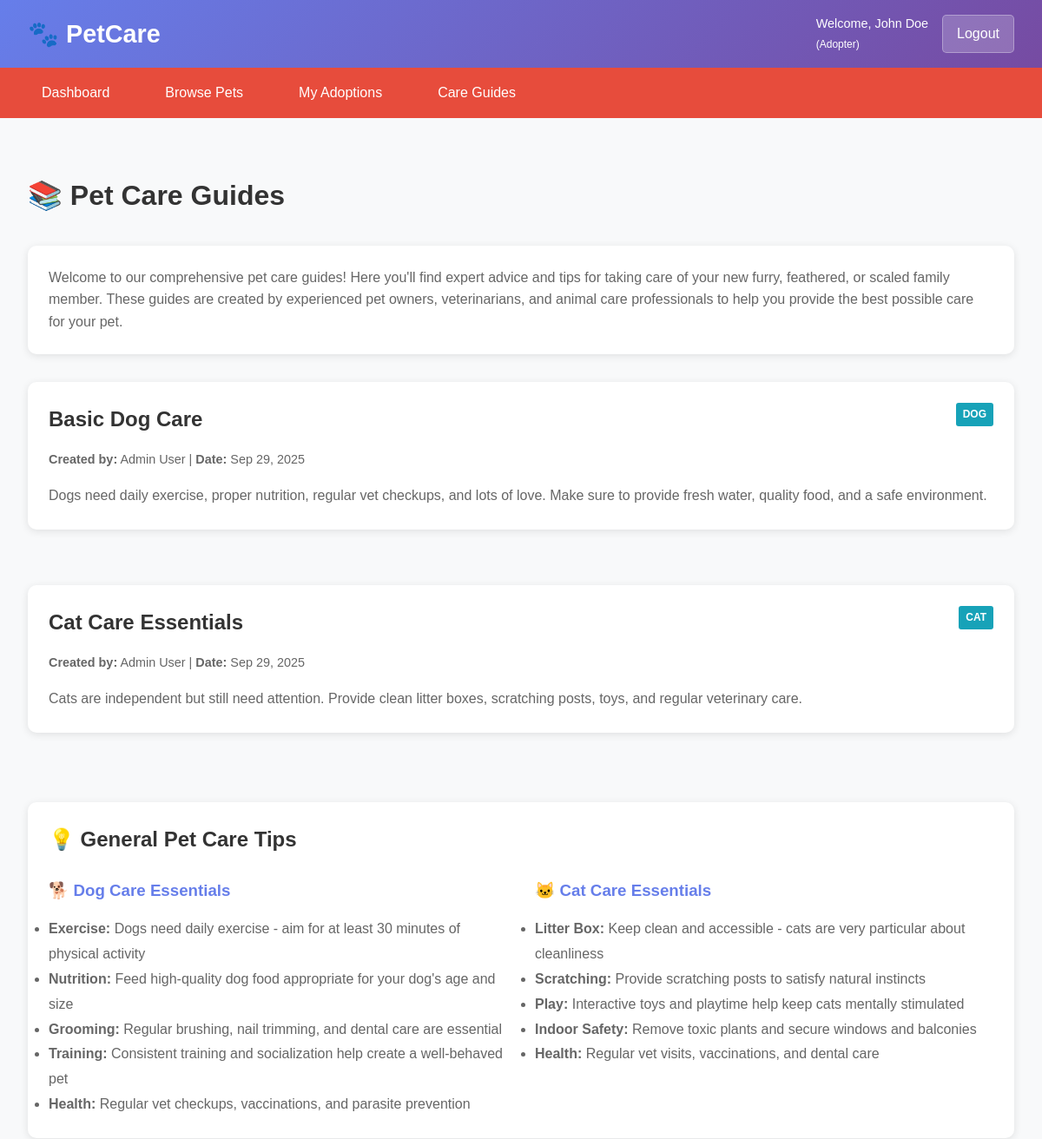
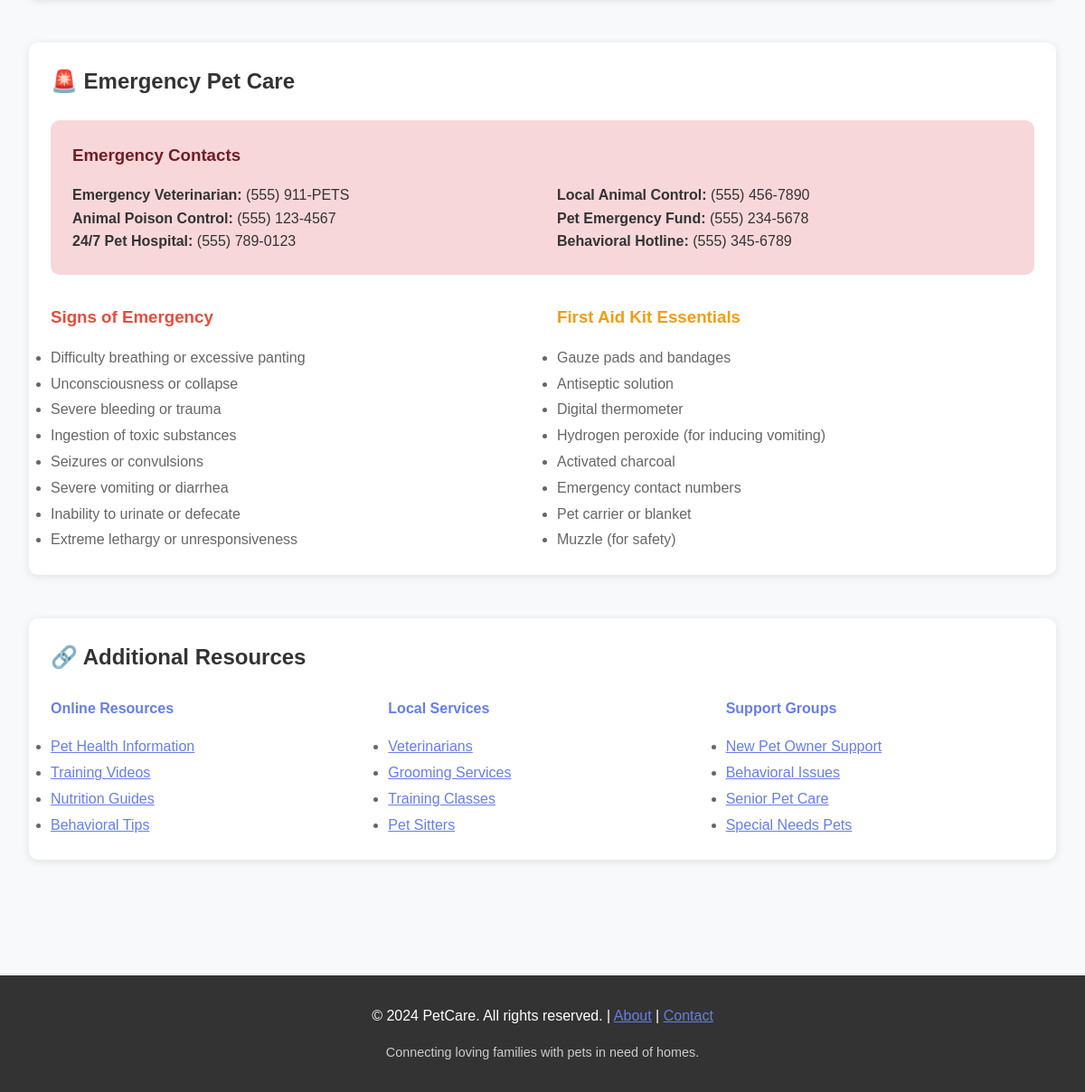
Screenshot of /adopter/careGuides.php (signed in) with the database file from the repository (2 pictures, top to bottom).
### tables this page shows
CREATE TABLE care_guides (
    id INT AUTO_INCREMENT PRIMARY KEY,
    species ENUM('dog', 'cat', 'bird', 'rabbit', 'other') NOT NULL,
    title VARCHAR(100) NOT NULL,
    content TEXT NOT NULL,
    created_by INT NOT NULL,
    created_at TIMESTAMP DEFAULT CURRENT_TIMESTAMP,
    updated_at TIMESTAMP DEFAULT CURRENT_TIMESTAMP ON UPDATE CURRENT_TIMESTAMP,
    FOREIGN KEY (created_by) REFERENCES users(id) ON DELETE CASCADE
);

CREATE TABLE users (
    id INT AUTO_INCREMENT PRIMARY KEY,
    username VARCHAR(50) UNIQUE NOT NULL,
    email VARCHAR(100) UNIQUE NOT NULL,
    password VARCHAR(255) NOT NULL,
    user_type ENUM('admin', 'shelter', 'adopter') NOT NULL,
    first_name VARCHAR(50) NOT NULL,
    last_name VARCHAR(50) NOT NULL,
    phone VARCHAR(20),
    address TEXT,
    created_at TIMESTAMP DEFAULT CURRENT_TIMESTAMP,
    updated_at TIMESTAMP DEFAULT CURRENT_TIMESTAMP ON UPDATE CURRENT_TIMESTAMP
);

### adopter/careGuides.php (the view, shortened to what this page needs)
<?php
require_once '../config/db.php';
try {
    $stmt = $pdo->prepare("
        SELECT cg.*, u.first_name, u.last_name
        FROM care_guides cg
        JOIN users u ON cg.created_by = u.id
        ORDER BY cg.created_at DESC
    ");
    $stmt->execute();
    $care_guides = $stmt->fetchAll();
} catch(PDOException $e) {
    $care_guides = [];
}
?>
<?php include '../common/header.php'; ?>
<?php include '../common/navbar_adopter.php'; ?>
<div class="main-content">
    <h1 style="color: #333; margin-bottom: 2rem;">📚 Pet Care Guides</h1>
    <div class="card" style="margin-bottom: 2rem;">
        <p style="color: #666; line-height: 1.6; margin-bottom: 0;">
            Welcome to our comprehensive pet care guides! Here you'll find expert advice and tips for taking care of your new furry, feathered, or scaled family member.
            These guides are created by experienced pet owners, veterinarians, and animal care professionals to help you provide the best possible care for your pet.
        </p>
    </div>
    <?php if (!empty($care_guides)): ?>
        <div class="grid grid-1" style="margin-bottom: 3rem;">
            <?php foreach ($care_guides as $guide): ?>
                <div class="card" style="margin-bottom: 2rem;">
                    <div style="display: flex; justify-content: space-between; align-items: start; margin-bottom: 1rem;">
                        <h2 style="color: #333; margin: 0;"><?php echo htmlspecialchars($guide['title']); ?></h2>
                        <span class="badge badge-info"><?php echo ucfirst($guide['species']); ?></span>
                    </div>
                    <div style="margin-bottom: 1rem;">
                        <p style="color: #666; font-size: 0.9rem;">
                            <strong>Created by:</strong> <?php echo htmlspecialchars($guide['first_name'] . ' ' . $guide['last_name']); ?> |
                            <strong>Date:</strong> <?php echo date('M j, Y', strtotime($guide['created_at'])); ?>
                        </p>
                    </div>
                    <div style="line-height: 1.8; color: #666;">
                        <?php echo nl2br(htmlspecialchars($guide['content'])); ?>
                    </div>
                </div>
            <?php endforeach; ?>
        </div>
    <?php endif; ?>
    <div class="card" style="margin-top: 3rem;">
        <h2 style="color: #333; margin-bottom: 1.5rem;">💡 General Pet Care Tips</h2>
        <div class="grid grid-2">
            <div>
                <h3 style="color: #667eea; margin-bottom: 1rem;">🐕 Dog Care Essentials</h3>
                <ul style="color: #666; line-height: 1.8;">
                    <li><strong>Exercise:</strong> Dogs need daily exercise - aim for at least 30 minutes of physical activity</li>
                    <li><strong>Nutrition:</strong> Feed high-quality dog food appropriate for your dog's age and size</li>
                    <li><strong>Grooming:</strong> Regular brushing, nail trimming, and dental care are essential</li>
                    <li><strong>Training:</strong> Consistent training and socialization help create a well-behaved pet</li>
                    <li><strong>Health:</strong> Regular vet checkups, vaccinations, and parasite prevention</li>
                </ul>
            </div>
            <div>
                <h3 style="color: #667eea; margin-bottom: 1rem;">🐱 Cat Care Essentials</h3>
                <ul style="color: #666; line-height: 1.8;">
                    <li><strong>Litter Box:</strong> Keep clean and accessible - cats are very particular about cleanliness</li>
                    <li><strong>Scratching:</strong> Provide scratching posts to satisfy natural instincts</li>
                    <li><strong>Play:</strong> Interactive toys and playtime help keep cats mentally stimulated</li>
                    <li><strong>Indoor Safety:</strong> Remove toxic plants and secure windows and balconies</li>
                    <li><strong>Health:</strong> Regular vet visits, vaccinations, and dental care</li>
                </ul>
            </div>
        </div>
    </div>
    <div class="card" style="margin-top: 3rem;">
        <h2 style="color: #333; margin-bottom: 1.5rem;">🚨 Emergency Pet Care</h2>
        <div style="background: #f8d7da; padding: 1.5rem; border-radius: 10px; margin-bottom: 2rem;">
            <h3 style="color: #721c24; margin-bottom: 1rem;">Emergency Contacts</h3>
            <div class="grid grid-2">
                <div>
                    <p><strong>Emergency Veterinarian:</strong> (555) 911-PETS</p>
                    <p><strong>Animal Poison Control:</strong> (555) 123-4567</p>
                    <p><strong>24/7 Pet Hospital:</strong> (555) 789-0123</p>
                </div>
                <div>
                    <p><strong>Local Animal Control:</strong> (555) 456-7890</p>
                    <p><strong>Pet Emergency Fund:</strong> (555) 234-5678</p>
                    <p><strong>Behavioral Hotline:</strong> (555) 345-6789</p>
                </div>
            </div>
        </div>
        <div class="grid grid-2">
            <div>
                <h3 style="color: #e74c3c; margin-bottom: 1rem;">Signs of Emergency</h3>
                <ul style="color: #666; line-height: 1.8;">
                    <li>Difficulty breathing or excessive panting</li>
                    <li>Unconsciousness or collapse</li>
                    <li>Severe bleeding or trauma</li>
                    <li>Ingestion of toxic substances</li>
                    <li>Seizures or convulsions</li>
                    <li>Severe vomiting or diarrhea</li>
                    <li>Inability to urinate or defecate</li>
                    <li>Extreme lethargy or unresponsiveness</li>
                </ul>
            </div>
            <div>
                <h3 style="color: #f39c12; margin-bottom: 1rem;">First Aid Kit Essentials</h3>
                <ul style="color: #666; line-height: 1.8;">
                    <li>Gauze pads and bandages</li>
                    <li>Antiseptic solution</li>
                    <li>Digital thermometer</li>
                    <li>Hydrogen peroxide (for inducing vomiting)</li>
                    <li>Activated charcoal</li>
                    <li>Emergency contact numbers</li>
                    <li>Pet carrier or blanket</li>
                    <li>Muzzle (for safety)</li>
                </ul>
            </div>
        </div>
    </div>
    <div class="card" style="margin-top: 3rem;">
        <h2 style="color: #333; margin-bottom: 1.5rem;">🔗 Additional Resources</h2>
        <div class="grid grid-3">
            <div>
                <h4 style="color: #667eea; margin-bottom: 1rem;">Online Resources</h4>
                <ul style="color: #666; line-height: 1.8;">
                    <li><a href="#" style="color: #667eea;">Pet Health Information</a></li>
                    <li><a href="#" style="color: #667eea;">Training Videos</a></li>
                    <li><a href="#" style="color: #667eea;">Nutrition Guides</a></li>
                    <li><a href="#" style="color: #667eea;">Behavioral Tips</a></li>
                </ul>
            </div>
            <div>
                <h4 style="color: #667eea; margin-bottom: 1rem;">Local Services</h4>
                <ul style="color: #666; line-height: 1.8;">
                    <li><a href="#" style="color: #667eea;">Veterinarians</a></li>
                    <li><a href="#" style="color: #667eea;">Grooming Services</a></li>
                    <li><a href="#" style="color: #667eea;">Training Classes</a></li>
                    <li><a href="#" style="color: #667eea;">Pet Sitters</a></li>
                </ul>
            </div>
            <div>
                <h4 style="color: #667eea; margin-bottom: 1rem;">Support Groups</h4>
                <ul style="color: #666; line-height: 1.8;">
                    <li><a href="#" style="color: #667eea;">New Pet Owner Support</a></li>
                    <li><a href="#" style="color: #667eea;">Behavioral Issues</a></li>
                    <li><a href="#" style="color: #667eea;">Senior Pet Care</a></li>
                    <li><a href="#" style="color: #667eea;">Special Needs Pets</a></li>
                </ul>
            </div>
        </div>
    </div>
</div>
<?php include '../common/footer.php'; ?>

### common/header.php (style rules this page uses)
* { margin: 0; padding: 0; box-sizing: border-box; }
body { font-family: 'Arial', sans-serif; line-height: 1.6; color: #333; background-color: #f8f9fa; }
.main-content { max-width: 1200px; margin: 0 auto; padding: 2rem; min-height: calc(100vh - 200px); }
.card { background: white; border-radius: 10px; box-shadow: 0 2px 10px rgba(0,0,0,0.1); padding: 1.5rem; margin-bottom: 2rem; }
.badge { display: inline-block; padding: 0.25rem 0.5rem; font-size: 0.75rem; font-weight: bold; border-radius: 3px; text-transform: uppercase; }
.badge-info { background: #17a2b8; color: white; }
.grid { display: grid; gap: 2rem; }
.grid-2 { grid-template-columns: repeat(auto-fit, minmax(300px, 1fr)); }
.grid-3 { grid-template-columns: repeat(auto-fit, minmax(250px, 1fr)); }

### rows the page displays
care_guides: title "Basic Dog Care", species "DOG", created_by.last_name "Admin User", created_at "Sep 29, 2025", content "Dogs need daily exercise, proper nutrition, regular vet checkups, and lots of love. Make sure to provide fresh water, quality food, and a safe environment."
care_guides: title "Cat Care Essentials", species "CAT", created_by.last_name "Admin User", created_at "Sep 29, 2025", content "Cats are independent but still need attention. Provide clean litter boxes, scratching posts, toys, and regular veterinary care."

### other values shown
$_SESSION['first_name'] . ' ' . $_SESSION['last_name'] "John Doe"
$_SESSION['user_type'] "Adopter"
